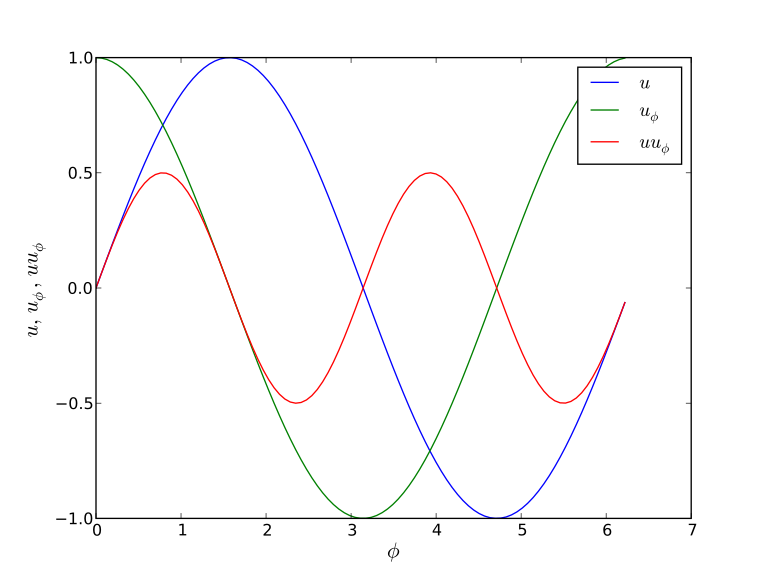

Source code (Python):
import numpy as N
import pylab as P

x = N.linspace(0,2*N.pi,100)[0:-1]
P.plot(x,N.sin(x),x,N.cos(x),x,N.sin(x)*N.cos(x))

xl = P.xlabel(r'$\phi$')
P.setp(xl,'fontsize',16)

yl = P.ylabel(r'$u,\ u_\phi,\ uu_\phi$')
P.setp(yl,'fontsize',16)

le = P.legend([r'$u$',r'$u_\phi$',r'$uu_\phi$'])

P.show()
